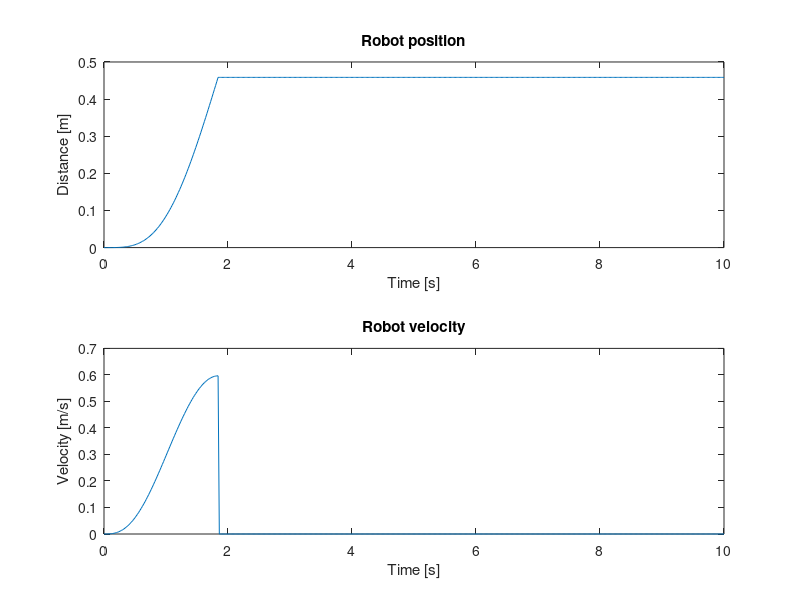
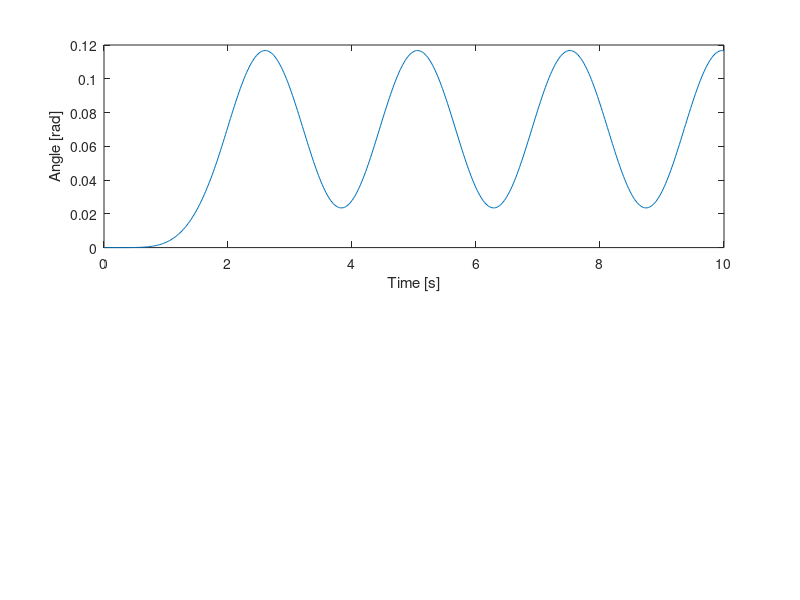

Write the MATLAB code that produced these figures, in order. (Note: this script raises an error after producing the figures.)
%% Newest simulation file 
clear all
close all
clc
g = 9.81;


% Pendulum properties
l = 1.5; %cable length
omega = sqrt(g/l);
period = 2*pi/omega;

%Initial conditions
theta_init = 0;
omega_init = 0;

%Duration of the robot motion
if theta_init == 0
    T = 1.5*period; 
else
    T = 1.25*period;
end


% Experiment opstelling:
theta_opt = 60.85*pi/180; %optimale eindhoek kabel [rad]

dx_robot = 0.92;  %horizontale verplaatsing robot [m]
dx_object = dx_robot + l*sin(theta_opt); %horizontale verplaatsing bak [m]



x = 0:0.1:dx_robot; %m

offset = 0;

% Input = 7th order polynomial (3rd degree of continuity)


%max velocity 
v_max = 0.6; %m/s

%average velocity
v = v_max/2.2; %vmax = 2.2*v_avg


frequency = 50;
timestep = 1/frequency;
time = 0:timestep:10;


tau = (0:timestep:T)/T;

% Position 
S = dx_robot*(-20*tau.^7+70*tau.^6-84*tau.^5+35*tau.^4);

position(1:ceil(T/(timestep))+offset) = S;       
position(1+ceil(T/timestep):end) = dx_robot;

position_abrupt = zeros(1,length(time));
position_abrupt(1:ceil(T/(timestep*2))) = position(1:ceil(T/(timestep*2)));
position_abrupt(ceil(T/(timestep*2))+1:end) = position_abrupt(ceil(T/(timestep*2)));

% Velocity
V = v*(-7*20*tau.^6 + 6*70*tau.^5 -5*84*tau.^4 +4*35*tau.^3);

velocity(1:ceil(T/(timestep))+offset) = V;      
velocity(1+ceil(T/timestep):end) = 0;

velocity_abrupt = zeros(1,length(time));
velocity_abrupt(1:ceil(T/(timestep*2))) = velocity(1:ceil(T/(timestep*2)));
%% 
%%%%%%%%%%%%%%%%%%%%%%%%%%%%%%%%%%%%%%%%%%%%%%%%%%%%%%%
% 1. State space simulation: (begin conditions possible)
% Define system matrices
A = [0 1; -g/l 0];
B = [0; 1];
C = [1 0]; % Measure only theta
D = 0;
X0 = [theta_init,omega_init];

% Create state-space system
sys_ss = ss(A, B, C, D);

% Input
input = position_abrupt;

% Simulation
[theta1,time] = lsim(sys_ss, input, time, X0);

%Results
% Object position in time
x_obj1 = input' + l*sin(theta1);
y_obj1 = l*(1-cos(theta1));
%%%%%%%%%%%%%%%%%%%%%%%%%%%%%%%%%%%%%%%%%%%%%%%%%%%%%%%

%%%%%%%%%%%%%%%%%%%%%%%%%%%%%%%%%%%%%%%%%%%%%%%%%%%%%%%
% 2. Normal TF: no beginconditions possible
sys = tf([-1 0 0], [l 0 g]);
[theta2, time] = lsim(sys, input, time);

% Object position in time
x_obj2 = input' + l*sin(theta2);
y_obj2 = l*(1-cos(theta2));

%% 

%plots

%Input: same for both methods
figure
subplot(2,1,1)
plot(time,position_abrupt)
title("Robot position")
xlabel('Time [s]')
ylabel('Distance [m]')

subplot(2,1,2)
plot(time,velocity_abrupt)
xlabel('Time [s]')
ylabel('Velocity [m/s]')
title('Robot velocity')


%%%%%%%%%%%%%%%%%%%%%%%%%%%%%%%%%%%%%%%%%%%%%%%%%%%%%%%
%Output for method 1
figure
subplot(2,1,1)
plot(time,theta1)
xlabel('Time [s]')
ylabel('Angle [rad]')
xline(T, 'r', '--')
hold on
% xline(x(end)/i, 'Color', 'r', 'LineStyle', '--');
% yline(theta_opt, 'Color', 'g', 'LineStyle', '--');
title('Cable angle \theta - method 1')
legend('Simulation result','Abrupt stop')

subplot(2,1,2)
plot(x_obj1,y_obj1)
xlabel('x-distance [m]')
ylabel('y-distance [m]')
xline(position_abrupt(1,end), 'r', '--')
title('Object position - method 1')
axis([0 0.9 0 0.06]);
%%%%%%%%%%%%%%%%%%%%%%%%%%%%%%%%%%%%%%%%%%%%%%%%%%%%%%%

%%%%%%%%%%%%%%%%%%%%%%%%%%%%%%%%%%%%%%%%%%%%%%%%%%%%%%%
%Output for method 2
figure
subplot(2,1,1)
plot(time,theta2)
xlabel('Time [s]')
ylabel('Angle [rad]')
xline(T, 'r', '--')
title('Cable angle \theta - method 2')
legend('Simulation result','Abrupt stop')

subplot(2,1,2)
plot(x_obj2,y_obj2)
xlabel('x-distance [m]')
ylabel('y-distance [m]')
xline(position_abrupt(1,end), 'r', '--')
title('Object position - method 2')
axis([0 0.9 0 0.06]);
%%%%%%%%%%%%%%%%%%%%%%%%%%%%%%%%%%%%%%%%%%%%%%%%%%%%%%%




